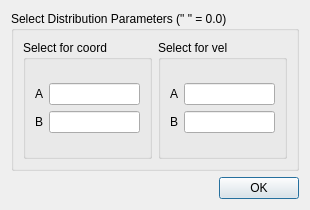
<?xml version="1.0" encoding="UTF-8"?>
<ui version="4.0">
 <class>UniformDistribWin</class>
 <widget class="QDialog" name="UniformDistribWin">
  <property name="geometry">
   <rect>
    <x>0</x>
    <y>0</y>
    <width>310</width>
    <height>210</height>
   </rect>
  </property>
  <property name="windowTitle">
   <string>Dialog</string>
  </property>
  <layout class="QGridLayout" name="gridLayout">
   <item row="0" column="0" colspan="2">
    <widget class="QGroupBox" name="groupBox_3">
     <property name="title">
      <string>Select Distribution Parameters (&quot; &quot; = 0.0)</string>
     </property>
     <layout class="QGridLayout" name="gridLayout_2">
      <item row="0" column="0">
       <widget class="QGroupBox" name="groupBox">
        <property name="title">
         <string>Select for coord </string>
        </property>
        <layout class="QGridLayout" name="gridLayout_4">
         <item row="0" column="0">
          <layout class="QVBoxLayout" name="verticalLayout_2">
           <item>
            <layout class="QHBoxLayout" name="horizontalLayout">
             <item>
              <widget class="QLabel" name="label">
               <property name="text">
                <string>A</string>
               </property>
              </widget>
             </item>
             <item>
              <widget class="QLineEdit" name="coordA"/>
             </item>
            </layout>
           </item>
           <item>
            <layout class="QHBoxLayout" name="horizontalLayout_2">
             <item>
              <widget class="QLabel" name="label_3">
               <property name="text">
                <string>B</string>
               </property>
              </widget>
             </item>
             <item>
              <widget class="QLineEdit" name="coordB"/>
             </item>
            </layout>
           </item>
          </layout>
         </item>
        </layout>
       </widget>
      </item>
      <item row="0" column="1" alignment="Qt::AlignRight">
       <widget class="QGroupBox" name="groupBox_2">
        <property name="title">
         <string>Select for vel</string>
        </property>
        <layout class="QGridLayout" name="gridLayout_3">
         <item row="0" column="0">
          <layout class="QVBoxLayout" name="verticalLayout">
           <item>
            <layout class="QHBoxLayout" name="horizontalLayout_3">
             <item>
              <widget class="QLabel" name="label_2">
               <property name="text">
                <string>A</string>
               </property>
              </widget>
             </item>
             <item>
              <widget class="QLineEdit" name="velA"/>
             </item>
            </layout>
           </item>
           <item>
            <layout class="QHBoxLayout" name="horizontalLayout_4">
             <item>
              <widget class="QLabel" name="label_4">
               <property name="text">
                <string>B</string>
               </property>
              </widget>
             </item>
             <item>
              <widget class="QLineEdit" name="velB"/>
             </item>
            </layout>
           </item>
          </layout>
         </item>
        </layout>
       </widget>
      </item>
     </layout>
    </widget>
   </item>
   <item row="1" column="0">
    <spacer name="horizontalSpacer">
     <property name="orientation">
      <enum>Qt::Horizontal</enum>
     </property>
     <property name="sizeHint" stdset="0">
      <size>
       <width>40</width>
       <height>20</height>
      </size>
     </property>
    </spacer>
   </item>
   <item row="1" column="1">
    <widget class="QPushButton" name="pushButton">
     <property name="text">
      <string>OK</string>
     </property>
    </widget>
   </item>
  </layout>
 </widget>
 <resources/>
 <connections/>
</ui>
